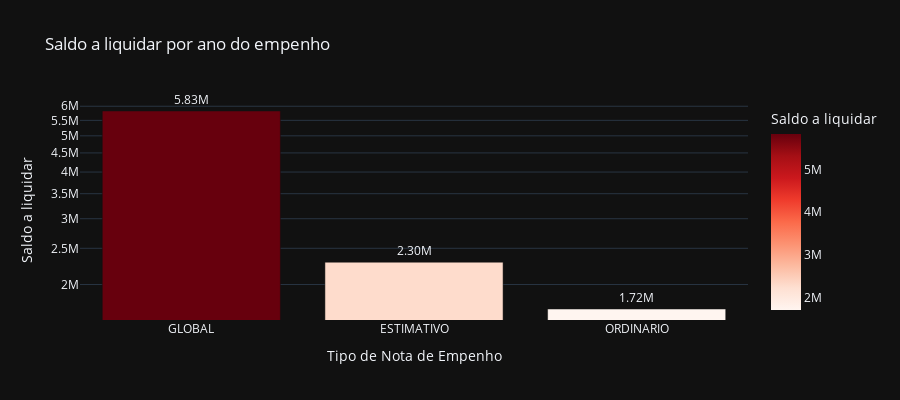

Source (notebook cell):
### Code cell
# Saldo a liquidar por tipo de NE
cols = ['TIPO_NE', 'A_LIQUIDAR']

df_aux = df.loc[:, cols].groupby('TIPO_NE').sum().sort_values(by= 'A_LIQUIDAR', ascending=False).reset_index()
df_aux = df_aux[df_aux['A_LIQUIDAR'] > 0]
fig = px.bar(df_aux, 
             x='TIPO_NE', 
             y='A_LIQUIDAR',
             title='Saldo a liquidar por ano do empenho',
             labels={'TIPO_NE':'Tipo de Nota de Empenho', 'A_LIQUIDAR':'Saldo a liquidar'},
             text_auto='.3s',
             height=400,
             log_y=True,
             color='A_LIQUIDAR',
             color_continuous_scale = 'reds',
             template='plotly_dark')
fig.update_traces(textposition = 'outside', cliponaxis = False, hovertemplate=None)
fig.update_layout(hovermode="x unified")

fig.show()

### Figure 1 — Plotly figure (JSON) as saved in the notebook; plotly's stock layout.template omitted (floating-point values rounded to 4 significant figures)
{"data": [{"alignmentgroup": "True", "cliponaxis": false, "legendgroup": "", "marker": {"color": [5827000.0, 2295000.0, 1720000.0], "coloraxis": "coloraxis", "pattern": {"shape": ""}}, "name": "", "offsetgroup": "", "orientation": "v", "showlegend": false, "textposition": "outside", "texttemplate": "%{y:.3s}", "type": "bar", "x": ["GLOBAL", "ESTIMATIVO", "ORDINARIO"], "xaxis": "x", "y": [5827000.0, 2295000.0, 1720000.0], "yaxis": "y"}], "layout": {"barmode": "relative", "coloraxis": {"colorbar": {"title": {"text": "Saldo a liquidar"}}, "colorscale": [[0, "rgb(255,245,240)"], [0.125, "rgb(254,224,210)"], [0.25, "rgb(252,187,161)"], [0.375, "rgb(252,146,114)"], [0.5, "rgb(251,106,74)"], [0.625, "rgb(239,59,44)"], [0.75, "rgb(203,24,29)"], [0.875, "rgb(165,15,21)"], [1, "rgb(103,0,13)"]]}, "height": 400, "hovermode": "x unified", "legend": {"tracegroupgap": 0}, "title": {"text": "Saldo a liquidar por ano do empenho"}, "xaxis": {"anchor": "y", "domain": [0, 1], "title": {"text": "Tipo de Nota de Empenho"}}, "yaxis": {"anchor": "x", "domain": [0, 1], "title": {"text": "Saldo a liquidar"}, "type": "log"}}}
